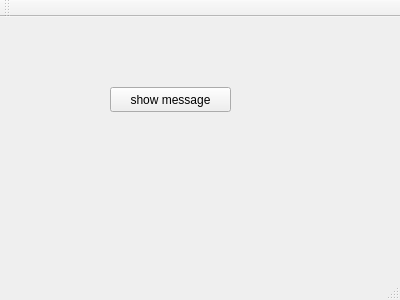
<?xml version="1.0" encoding="UTF-8"?>
<ui version="4.0">
 <class>MainWindow</class>
 <widget class="QMainWindow" name="MainWindow">
  <property name="geometry">
   <rect>
    <x>0</x>
    <y>0</y>
    <width>400</width>
    <height>300</height>
   </rect>
  </property>
  <property name="windowTitle">
   <string>MainWindow</string>
  </property>
  <widget class="QWidget" name="centralWidget">
   <widget class="QPushButton" name="pushButton">
    <property name="geometry">
     <rect>
      <x>110</x>
      <y>70</y>
      <width>121</width>
      <height>25</height>
     </rect>
    </property>
    <property name="text">
     <string>show message</string>
    </property>
   </widget>
  </widget>
  <widget class="QMenuBar" name="menuBar">
   <property name="geometry">
    <rect>
     <x>0</x>
     <y>0</y>
     <width>400</width>
     <height>22</height>
    </rect>
   </property>
  </widget>
  <widget class="QToolBar" name="mainToolBar">
   <attribute name="toolBarArea">
    <enum>TopToolBarArea</enum>
   </attribute>
   <attribute name="toolBarBreak">
    <bool>false</bool>
   </attribute>
  </widget>
  <widget class="QStatusBar" name="statusBar"/>
 </widget>
 <layoutdefault spacing="6" margin="11"/>
 <resources/>
 <connections/>
</ui>
